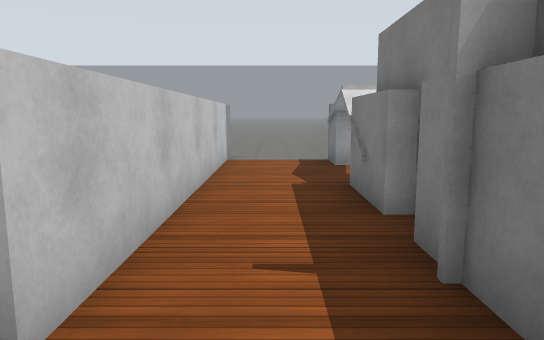
view 1 (above)

20 first-person views from a walk through a Gazebo world. The camera is 1.2 m above the floor, tilts 8° down and sees 70° across. The floor is counted in squares, 1 m on a side. Each view is taken from the middle of a square. On the plan, view 1 faces up. The plan holds only what a view shows up to about 15 squares ahead; the rest is blank. The robots in the file are not drawn. Simple patterns stand in for the simulator's built-in surfaces.

view 2
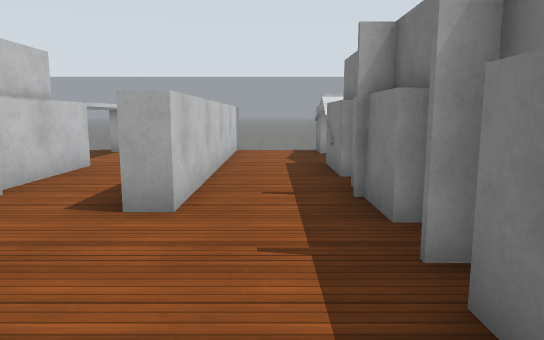

view 3
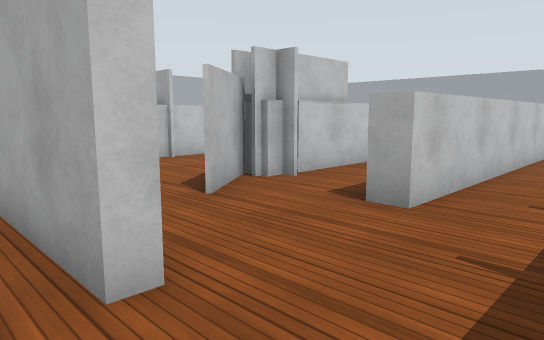

view 4
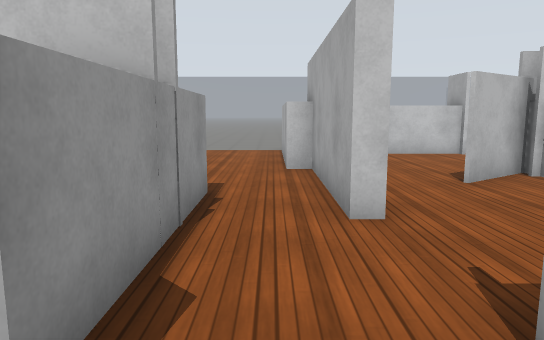

view 5
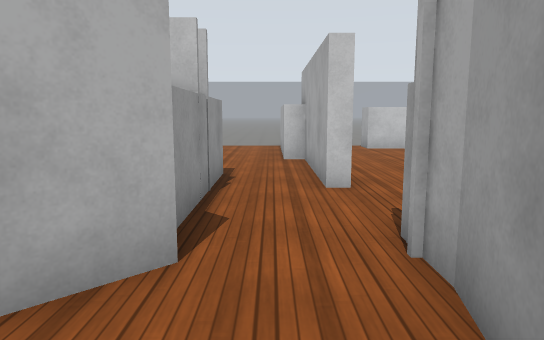

view 6
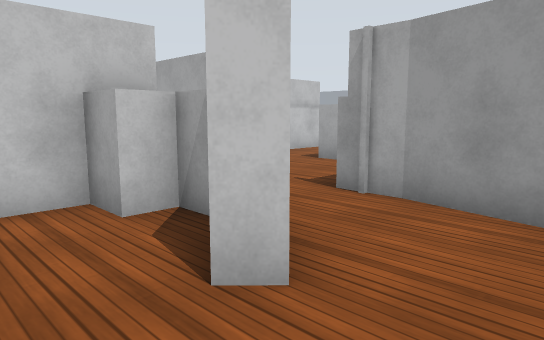

view 7
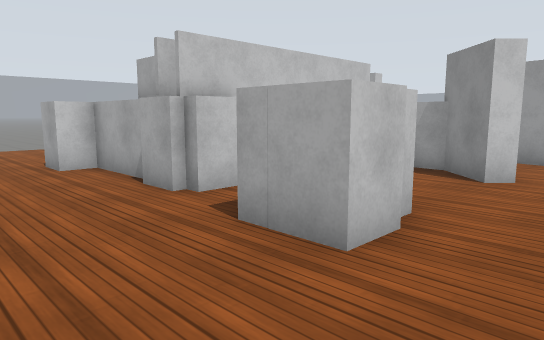

view 8
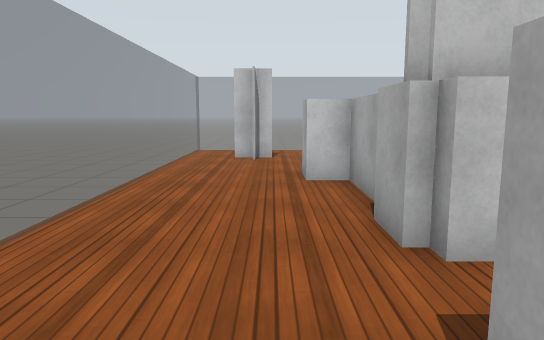

view 9
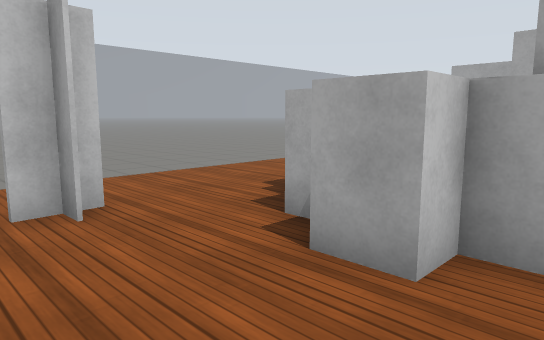

view 10
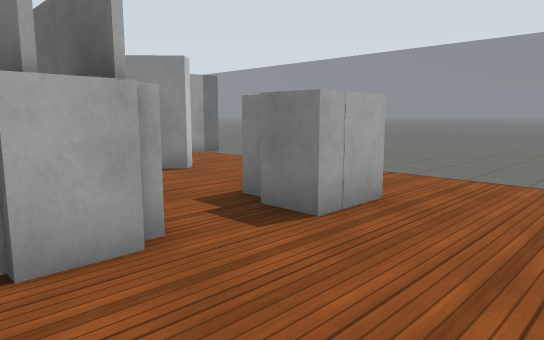

view 11
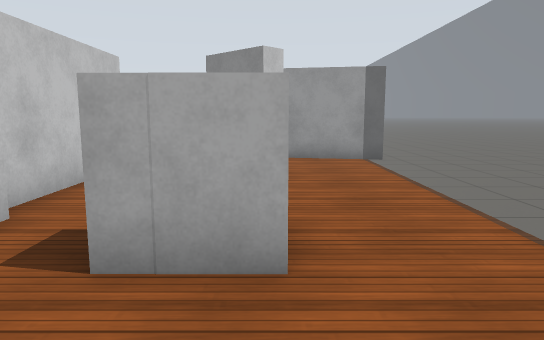

view 12
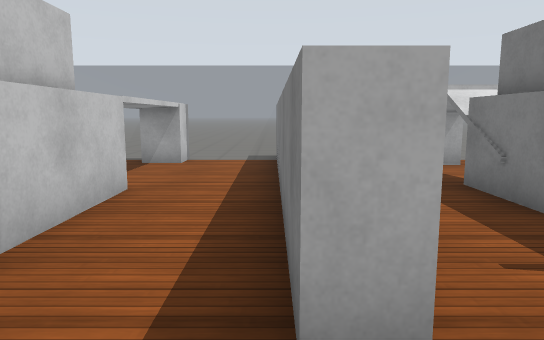

view 13
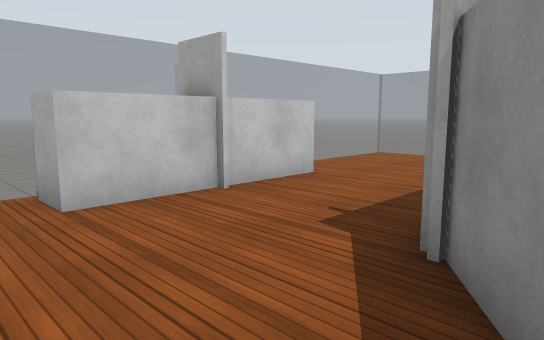

view 14
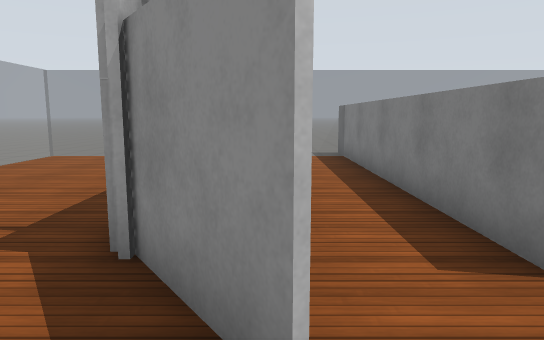

view 15
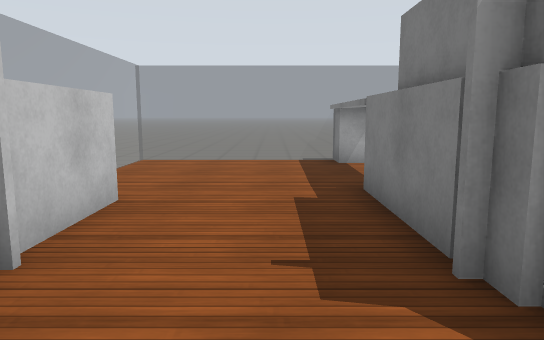

view 16
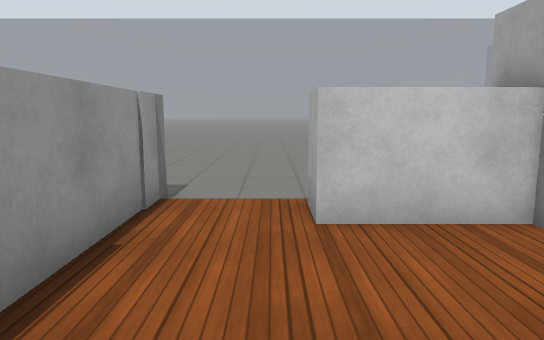

view 17
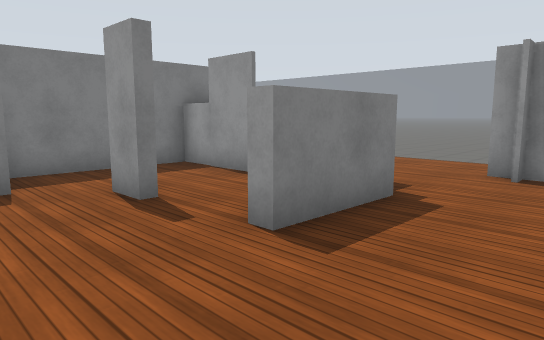

view 18
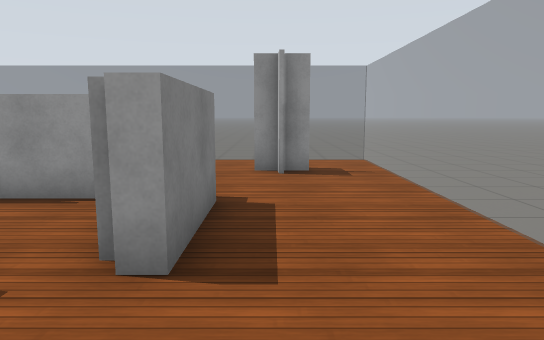

view 19
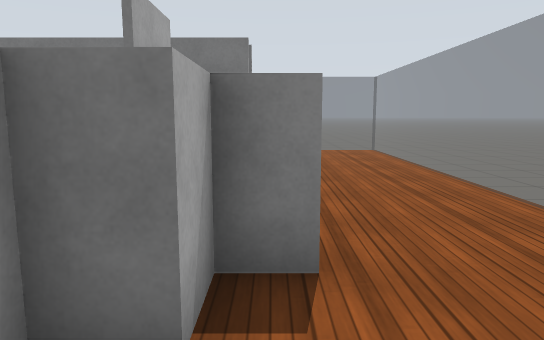

view 20
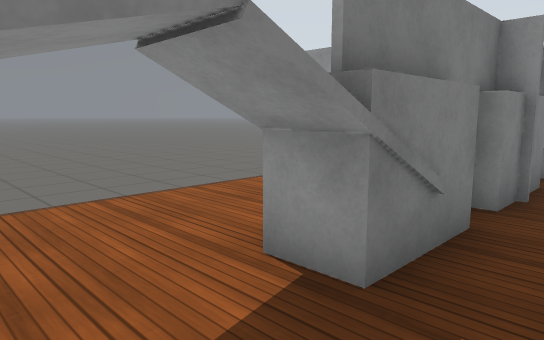

### Floor plan
Key: @ floor where view 1 was taken; # wall or solid block; . floor; = window, fence, low wall or low ledge; B white box.
Columns run from 11 left of view 1 to 6 right of it. Each row starts with its distance up from view 1.
 11 .=====B==##==B
 10 =.....B..##..BB
  9 =.....B..##..BB
  8 =.....B..##..B...
  7  .....B..##..#=..=
  6  .....B..##..B...=
  5   #...B..##..B ..=
  4   #...B..##..#  .=
  3  ##...B..##.BB
  2  ##...#..##..B
  1  ##...##.....#
  0 =..........@.#
 -1 =...........BB
 -2 BB########...B###=
 -3 =................=
 -4 =.......#####B...=
 -5 =.........#B..B..=
 -6 =...#.BB..#......=
 -7 =...#.....#......=
 -8 =...#B....#......=
 -9 =....######..BB..=
-10 =.....BB.....BB..=
-11 =..#.............=
-12 =..#.............=
-13 =................=
-14 .================.

Where each view was taken, in squares from view 1:
view 1: 0 up, 0 right, facing up
view 2: 3 down, 0 right, facing up
view 3: 3 down, 1 right, facing up-left
view 4: 3 down, 3 right, facing left
view 5: 3 down, 5 right, facing left
view 6: 7 down, 5 right, facing up-left
view 7: 13 down, 5 right, facing up-left
view 8: 11 down, 3 right, facing left
view 9: 13 down, 3 left, facing up-left
view 10: 13 down, 2 left, facing up-right
view 11: 13 down, 3 right, facing up
view 12: 0 up, 2 left, facing up
view 13: 1 down, 4 left, facing up-left
view 14: 1 down, 4 left, facing up
view 15: 0 up, 7 left, facing up
view 16: 0 up, 5 left, facing left
view 17: 3 down, 10 left, facing down-right
view 18: 3 down, 8 left, facing down
view 19: 10 down, 8 left, facing right
view 20: 9 up, 0 right, facing down-right
